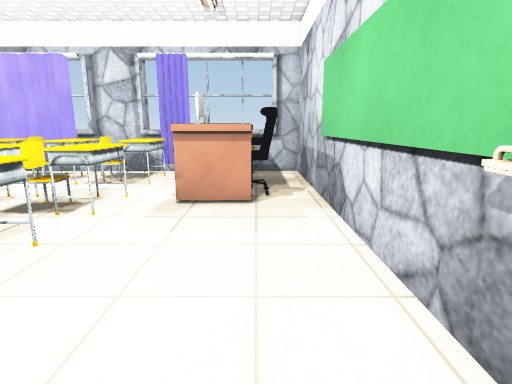
View 1 (above)

23 first-person views from a walk through a scene from a Unity 3-D project. The camera is 1.2 m above the floor, tilts 12° down and sees 80° across. Doors are open. The floor is counted in squares, 0.5 m on a side. Each view is taken from the middle of a square. On the plan, view 1 faces up. The plan holds only what a view shows up to about 19 squares ahead; the rest is blank. The place goes on beyond the plan. The player is left out. Surface patterns are stand-ins for the level's own textures.

View 2
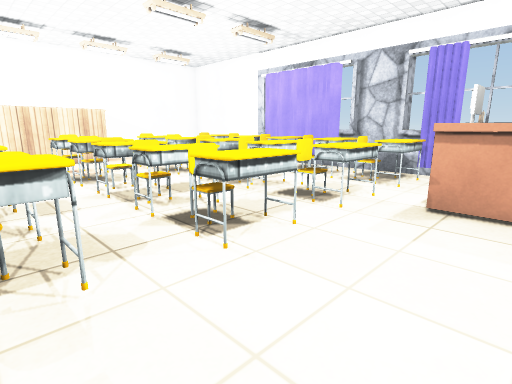

View 3
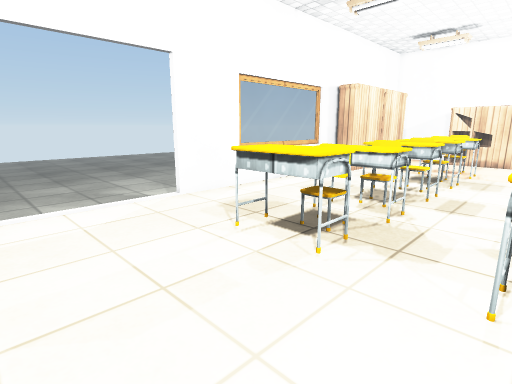

View 4
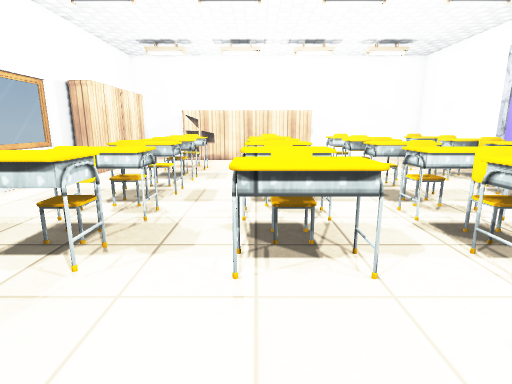

View 5
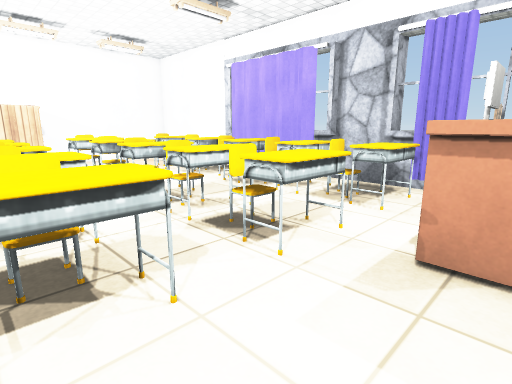

View 6
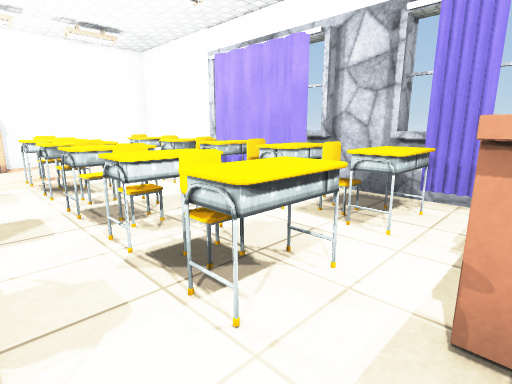

View 7
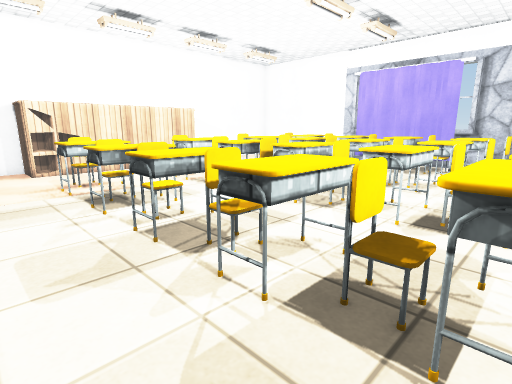

View 8
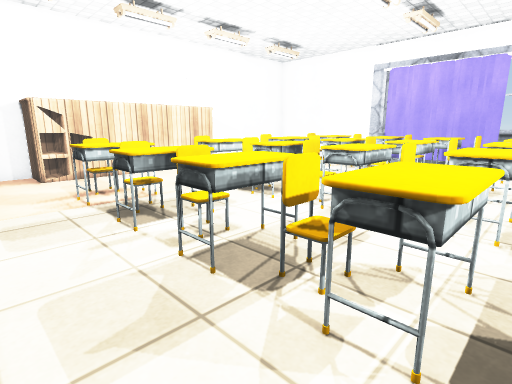

View 9
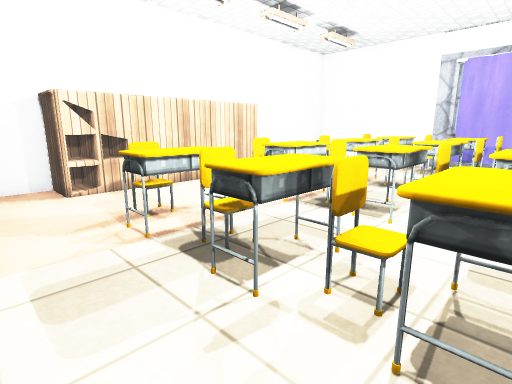

View 10
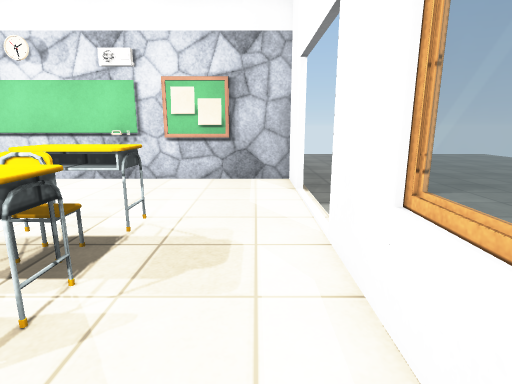

View 11
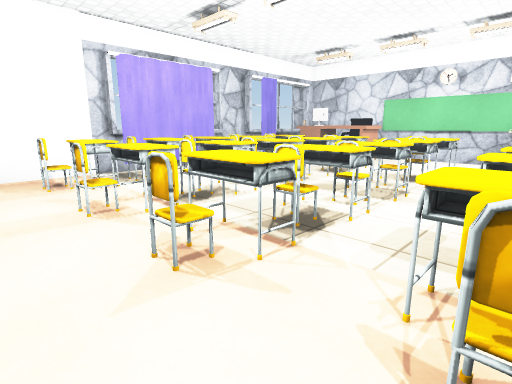

View 12
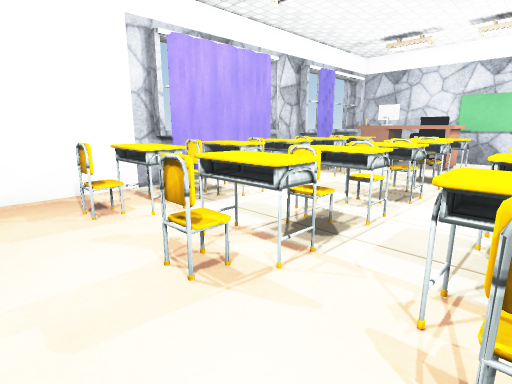

View 13
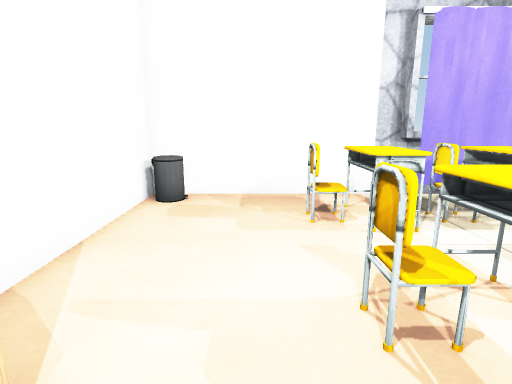

View 14
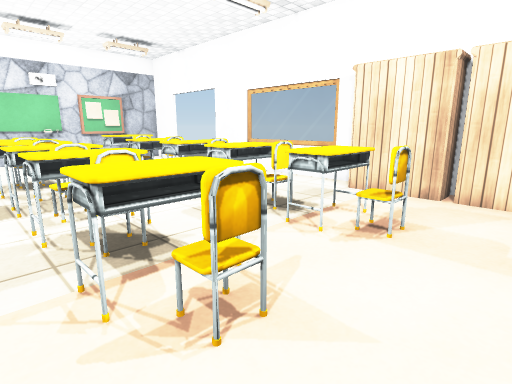

View 15
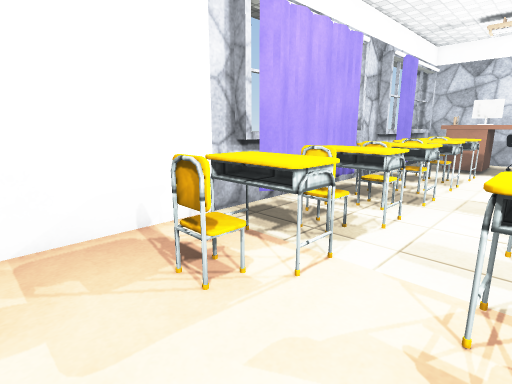

View 16
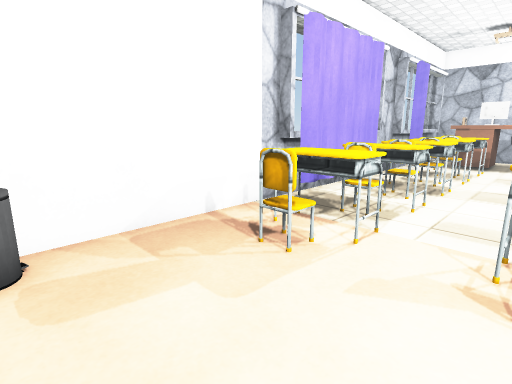

View 17
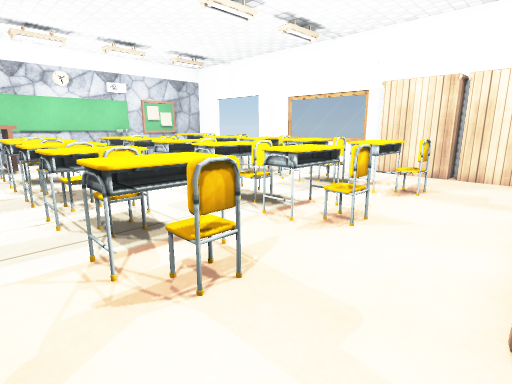

View 18
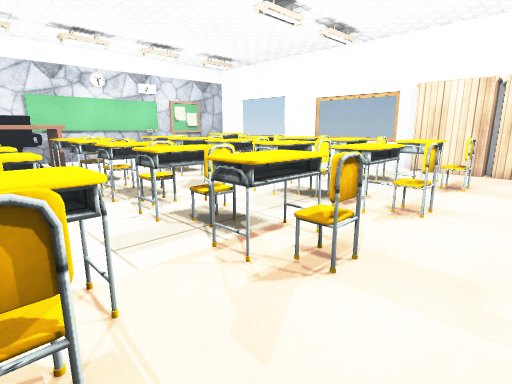

View 19
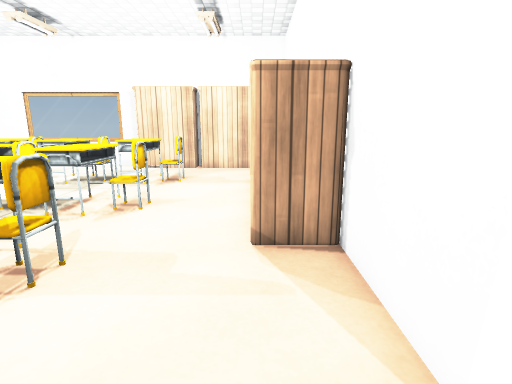

View 20
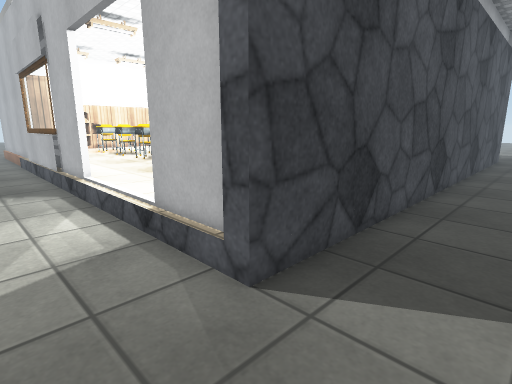

View 21
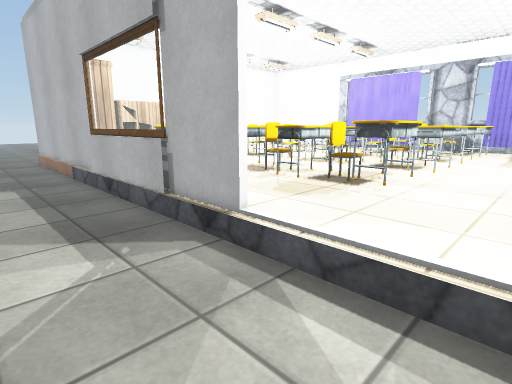

View 22
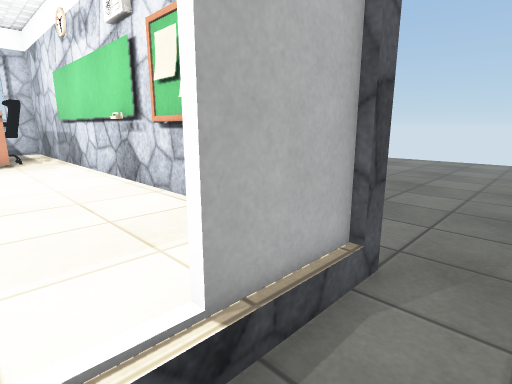

View 23
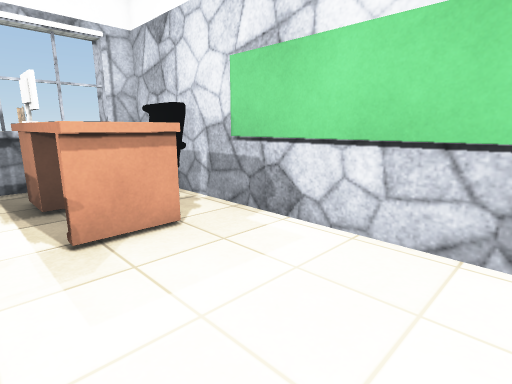

### Floor plan
Key: @ floor where view 1 was taken; # wall or solid block; . main floor; - floor 0.25 m lower than the main floor; : floor 1 m higher than the main floor; D open door; = window, fence, low wall or low ledge; ^ raised ledge; O other object.
Columns run from 25 left of view 1 to 8 right of it. Each row starts with its distance up from view 1.
 18                    ^      ^
 17 ############   #############
 16 #OO...... #######   ###    #
 15 #......OO.OO.OO.OO.OOOOO  .##
 14 #....OOOOOOOOOOOOOOOOOOO O.##-
 13 #......OO.OO.OO.OO.OOOOOOO.##-
 12 #.....................O  O ##-
 11 #......O...O..O.. .. .O  O ##-
 10 #......OO.OO.OOOOOOOOOOOOOO##-
  9 #.....OOOOOOOOO:OOOOOO.OOO.##-
  8 #OO....OO.OO.OO.OO.OOO.....##--
  7   O........................##--
  6   O....OO.OO.OO.OO.OOO.....##--
  5   O..OOOOOOOOOO:OOOOOO.....##--
  4   O....OO.OO.OOOOOOOOO.....##--
  3   O........................##--
  2   O........................##--
  1 #OO....OO.OO.OO.OO.OOO.....##--
  0 #OO..OOOOOOOOOOOOOOOOO...@.O#--
 -1 #OO....OO.OO.OO.OO.OOO.....O#---
 -2 # .........................O#---
 -3 #..........................O#---
 -4   OOOOOOOO.................##-----
 -5       O  O        .........##-----
 -6  ##########======###DDDDD####-----
 -7  ---------------------------------
 -8  -------------------------------
 -9        ----------------------  -
-10                 ---------
-11                  --------
-12                 ------------
-13                 --------------
-14                  -------------

Positions as (right, up) in squares from view 1, and headings:
1: (0, 0), facing up
2: (0, 0), facing up-left
3: (0, 4), facing down-left
4: (0, 4), facing left
5: (-1, 4), facing up-left
6: (-2, 6), facing up-left
7: (-5, -4), facing up-left
8: (-7, -4), facing up-left
9: (-11, -4), facing up-left
10: (-12, -4), facing right
11: (-22, 0), facing up-right
12: (-22, 5), facing up-right
13: (-21, 6), facing up
14: (-22, 7), facing down-right
15: (-22, 10), facing up-right
16: (-24, 10), facing up-right
17: (-23, 12), facing down-right
18: (-22, 14), facing down-right
19: (-23, 14), facing down
20: (6, -9), facing up-left
21: (-1, -10), facing up-left
22: (-2, -8), facing up-right
23: (-4, 3), facing up-right
